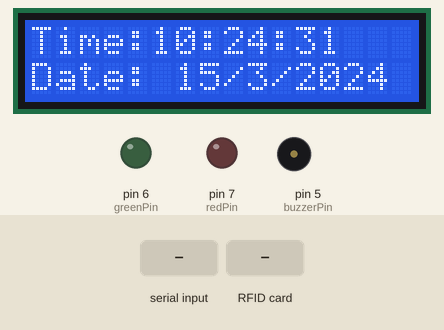
Simulated run of this sketch. Board: Arduino Uno, built with avr-gcc and run on an emulated ATmega328P. Shown: 16×2 character LCD, output pins drawn as LEDs (lit = HIGH), buzzer (waves = sounding, pin HIGH). Inputs (shaded band) come from the test bench. The local clock reads 2024-03-15 10:24:30 at power-on unless the sketch sets it; pins used as bus, display or sensor lines are not drawn; what the sketch prints to the serial monitor is not drawn.

Above: at 1.3 s.
1.4 s: "4D008CDDDAC6\n" received over Serial
At 8.1 s:
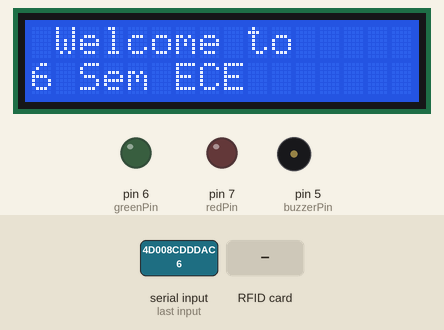
8.8 s: RFID card 4D 00 8C DD DA C6 held to the reader
At 11.4 s:
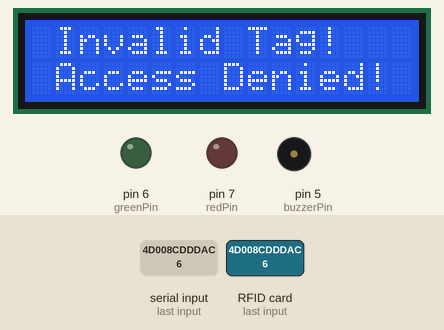
11.9 s: "4D00898B4F00\n" received over Serial
At 15.5 s:
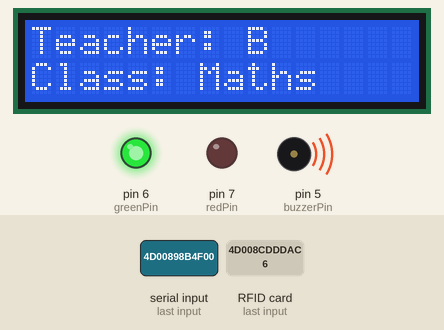
17.2 s: RFID card 83 40 23 24 held to the reader
At 19.5 s:
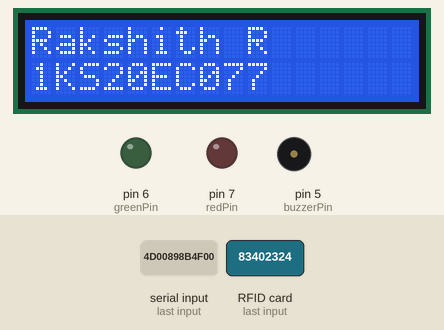
20.4 s: "4D008CDDDAC6\n" received over Serial
At 21.5 s:
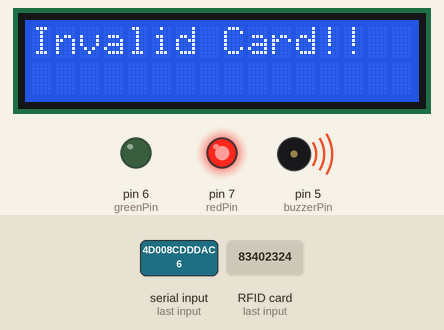
Timing chart, 0 to 23.5 s (numbered marks = the images above; inputs shaded):
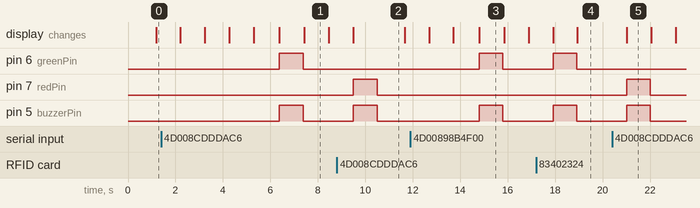

The sketch:

main.ino
```cpp
#include <SoftwareSerial.h>
#include <MFRC522.h> //library for rfid sensor
#include <RTClib.h> //library for rtc module
#include <LiquidCrystal_I2C.h>
#include <Wire.h>

//define pins for rfid sensor
#define SS_PIN 10
#define RST_PIN 9

MFRC522 mfrc522(SS_PIN, RST_PIN); // Create MFRC522 instance.
RTC_DS3231 rtc;// Instance of the class for RTC
LiquidCrystal_I2C lcd(0x27, 16, 2);
int state1 = 0;
int state2 = 0;

int greenPin = 6;
int buzzerPin = 5;
int redPin = 7;

String page = "";
char input[12];
int count = 0;
int a;
double total = 0;
int count_prod = 0;

const int numOfCards = 4;//the nuber of cards used. this can change as you want
byte cards[numOfCards][4] = {{0x83, 0x40, 0x23, 0x24},{0x43, 0x9B, 0x1F, 0x24},{0x66, 0xF1, 0x62, 0xAF},{0x53, 0x1E, 0x3A, 0x24}}; // array of UIDs of rfid cards
int n = 0;//n is for the total number of students//j is for to detect the card is valid or not
int numCard[numOfCards]; //this array content the details of cards that already detect or not .
String names[numOfCards] = {"Rakshith R","Sharath M","Shreyas P S Rao","Uday C H"};//student names
String usn[numOfCards] = {"1KS20EC077","1KS20EC093","1KS20EC098","1KS20EC108"};//student sNumbers

void setup() {
  Serial.begin(9600); // Initialize serial communications with the PC
  SPI.begin();  // Init SPI bus
  mfrc522.PCD_Init(); // Init MFRC522 card

  //setup for display option (serial monitor)
  Serial.println(F("\t\t\t Attendance for the class \n")); // introduction
  Serial.println(F("Date\t\tTime\t\tTeacher Name\tStudent Name\tUSN"));// make four columns

  pinMode(greenPin, OUTPUT);
  pinMode(buzzerPin, OUTPUT);
  pinMode(redPin, OUTPUT);

  lcd.init();
  lcd.backlight();

  //setup for RTC module
  while (!Serial); // for Leonardo/Micro/Zero
  if (! rtc.begin()) {
    Serial.println(F("Couldn't find RTC"));
    while (1);
  }

  if (rtc.lostPower()) {
    Serial.println(F("RTC lost power, lets set the time!"));
    rtc.adjust(DateTime(F(__DATE__), F(__TIME__)));
  }
}

void rfid() {

  if (Serial.available()) {
    count = 0;
    while (Serial.available() && count < 12) {
      input[count] = Serial.read();
      count++;
      delay(5);
    }
    if (count == 12)
    {
      //Attendance for Teacher 1

      if ((strncmp(input, "4D008CDDDAC6", 12) == 0) && (state1 == 0))
      {
        lcd.clear();
        lcd.setCursor(0, 0);
        lcd.print("Teacher: A");
        lcd.setCursor(0, 1);
        lcd.print("Class: English");
        digitalWrite(greenPin, HIGH);
        digitalWrite(buzzerPin, HIGH);
        delay(1000);
        digitalWrite(greenPin, LOW);
        digitalWrite(buzzerPin, LOW);
        state1 = 1;
        readRFID();
      }
      else if ((strncmp(input, "4D008CDDDAC6", 12) == 0) && (state1 == 1))
      {
        lcd.clear();
        lcd.setCursor(0, 0);
        lcd.print("Attendance taken");
        lcd.setCursor(0, 1);
        lcd.print("Student count:");
        lcd.setCursor(14,1);
        lcd.print(n);
        digitalWrite(greenPin, HIGH);
        digitalWrite(buzzerPin, HIGH);
        delay(1000);
        digitalWrite(greenPin, LOW);
        digitalWrite(buzzerPin, LOW);
        state1 = 0;
      }

      //Attendance for Teacher 2

      else if ((strncmp(input, "4D00898B4F00", 12) == 0) && (state2 == 0))
      {
        lcd.clear();
        lcd.setCursor(0, 0);
        lcd.print("Teacher: B");
        lcd.setCursor(0, 1);
        lcd.print("Class: Maths");
        digitalWrite(greenPin, HIGH);
        digitalWrite(buzzerPin, HIGH);
        delay(1000);
        digitalWrite(greenPin, LOW);
        digitalWrite(buzzerPin, LOW);
        state2 = 1;
        readRFID();
      }
      else if ((strncmp(input, "4D00898B4F00", 12) == 0) && (state2 == 1))
      {
        lcd.clear();
        lcd.setCursor(0, 0);
        lcd.print("Attendance taken");
        lcd.setCursor(0, 1);
        lcd.print("Student count:");
        lcd.setCursor(14,1);
        lcd.print(n);
        digitalWrite(greenPin, HIGH);
        digitalWrite(buzzerPin, HIGH);
        delay(1000);
        digitalWrite(greenPin, LOW);
        digitalWrite(buzzerPin, LOW);
        state2 = 0;
      }

      else
      {
        lcd.clear();
        lcd.setCursor(0, 0);
        lcd.print("Invalid Card!!");
        digitalWrite(redPin, HIGH);
        digitalWrite(buzzerPin, HIGH);
        delay(1000);
        digitalWrite(redPin, LOW);
        digitalWrite(buzzerPin, LOW);
      }
      n=0;
    }
  }
}


void printLoopLCD()
{//method for display date and time and number of students attendance to the lcd dislpay
  DateTime now = rtc.now();
  lcd.clear();
  lcd.setCursor (1, 0);
  lcd.print("Welcome to");
  lcd.setCursor (0,1);
  lcd.print("6 Sem ECE");
  delay(1000);
  lcd.clear();
  lcd.setCursor (0, 0);
  lcd.print("Time:");
  lcd.setCursor (5,0);
  myTime();
  lcd.setCursor (0, 1);
  lcd.print("Date:");
  lcd.setCursor (5, 1);
  myDate();
  delay(1000);
}

void readRFID()
{
  if (state1 == 1 || state2 == 1) {

    int j = -1;
    byte card_ID[4];//card UID size 4byte

    if ( ! mfrc522.PICC_IsNewCardPresent()) {//look for new card
      return;//got to start of loop if there is no card present
    }
    if ( ! mfrc522.PICC_ReadCardSerial()) {// Select one of the cards
      return;//if read card serial(0) returns 1, the uid struct contians the ID of the read card.
    }

    for (byte i = 0; i < mfrc522.uid.size; i++) {
      card_ID[i] = mfrc522.uid.uidByte[i];
    }

    for (int i = 0; i < numOfCards; i++) {
      if (card_ID[0] == cards[i][0] && card_ID[1] == cards[i][1] && card_ID[2] == cards[i][2] && card_ID[3] == cards[i][3]) {
        j = i;
      }
    }

    if(j == -1) {//check the card validity
      invalid();
    }

    else if (numCard[j] == 1) { //to check if the card already detect
      alreadyRead(names[j], usn[j], j);
    }

    else {
      //send data to display and save
      logCardData(names[j],usn[j], j);
    }
    delay(1000);
  }

  else
  {
    lcd.clear();
    lcd.setCursor(0, 0);
    lcd.print("Attendance not ");
    lcd.setCursor(5, 1);
    lcd.print("taken");
    delay(1000);
  }

  while((state1 == 1) && (state2 == 1))
  {
    lcd.clear();
    lcd.setCursor(0, 0);
    lcd.print("Two card read ");
    lcd.setCursor(0, 1);
    lcd.print("Simultaneously");
    digitalWrite(redPin, HIGH);
    digitalWrite(buzzerPin, HIGH);
    delay(1000);
    digitalWrite(redPin, LOW);
    digitalWrite(buzzerPin, LOW);
    Serial.println("Alert, Two cards read simantaneously!!! ");
  }
  //n=0;
}

void logCardData(String name, String usn, int j)
{
  displayAllow(name,usn);
  DateTime now = rtc.now();
  numCard[j] = 1;//put 1 in the numCard array : numCard[j]={1,1} to let the arduino know if the card was detecting
  n++;

    //display details to the console (serial monitor)
  Serial.print(now.year(),DEC); //print year
  Serial.print(F("-"));
  if(now.month()<10){Serial.print("0");Serial.print(now.month(),DEC);}
  else Serial.print(now.month(),DEC); //print month
  Serial.print(F("-"));
  if(now.day()<10){Serial.print("0");Serial.print(now.day(),DEC);} //if the day is one digit this will display it with zero in front as two digits.
  else Serial.print(now.day(),DEC);
  Serial.print(F("\t"));
  if(now.hour()<10){Serial.print("0");Serial.print(now.hour(),DEC);}
  else Serial.print(now.hour(),DEC);
  Serial.print(F(":"));
  if(now.minute()<10){Serial.print("0");Serial.print(now.minute(),DEC);}
  else Serial.print(now.minute(),DEC);
  Serial.print(F(":"));
  if(now.second()<10){Serial.print("0");Serial.print(now.second(),DEC);}
  else Serial.print(now.second(),DEC);
  Serial.print(F("\t"));
  if(state1 == 1){Serial.print("A\t\t");}
  else if(state2 == 1){Serial.print("B\t\t");}
  else Serial.print(F("\t\t"));
  Serial.print(name); //print name of student
  Serial.print(F("\t"));
  Serial.print(usn); //print usn of student
  Serial.print(F("\t"));
  Serial.println("\n");

}

void alreadyRead(String name, String usn, int j)
{
  DateTime now = rtc.now();
  numCard[j] = 0;
}

void displayAllow(String name, String usn)
{
  lcd.clear();
  lcd.setCursor (6, 0 );
  lcd.print("Welcome!");
  lcd.setCursor (1, 1 );
  lcd.print(F("Access Granted"));
  digitalWrite(greenPin, HIGH);
  digitalWrite(buzzerPin, HIGH);
  delay(1000);
  digitalWrite(greenPin, LOW);
  digitalWrite(buzzerPin, LOW);
  lcd.clear();
  lcd.setCursor (0, 0 );
  lcd.print(name);
  lcd.setCursor (0, 1 );
  lcd.print(usn);
  delay(1000);
}

void myTime()
{
  DateTime now = rtc.now();
  int Secs;
  int Minutes;
  int Hours;
  String myTime;
  Secs = now.second();
  Hours = now.hour();
  Minutes = now.minute();
  myTime = myTime + Hours + ":" + Minutes + ":" + Secs ;
  lcd.print(myTime);
  myTime = "";
}

void myDate()
{
  DateTime now = rtc.now();
  int Day;
  int Month;
  int Year;
  String myDate;
  Day = now.day();
  Month = now.month();
  Year = now.year();
  myDate = myDate + " "+ Day + "/" + Month + "/" + Year ;
  lcd.print(myDate);
  myDate = "";
}

void invalid()
{
  lcd.clear();
  lcd.setCursor (1, 0 );
  lcd.print(F("Invalid Tag!"));
  lcd.setCursor (1, 1 );
  lcd.print(F("Access Denied!"));
  digitalWrite(redPin, HIGH);
  digitalWrite(buzzerPin, HIGH);
  delay(1000);
  digitalWrite(redPin, LOW);
  digitalWrite(buzzerPin, LOW);
}

void checkTime()
{
  lcd.clear();
  lcd.setCursor (0, 0 );
  lcd.print("Session Ended");
  lcd.setCursor (3, 1 );
  lcd.print("for the day!!");
  delay(59400000);//delay for 16 hours 30 minutes
  lcd.clear();
}

void loop() {
  DateTime now = rtc.now();
  if ((now.hour() <= 8 && now.minute() <= 30 ) || now.hour() >= 16) {
    checkTime();
  }
  printLoopLCD();//print details on lcd screen(loop)
  readRFID();
  rfid();
}
```

Measured:
- after the input at 1.4 s, pin 6 (greenPin), pin 5 (buzzerPin): LOW → HIGH after 5.0 s, → LOW 1.0 s later
- after the input at 8.8 s, pin 7 (redPin), pin 5 (buzzerPin): LOW → HIGH after 0.70 s, → LOW 1.0 s later; the display: changes after 0.70 s (image 2)
- after the input at 11.9 s, pin 6 (greenPin), pin 5 (buzzerPin): LOW → HIGH after 2.9 s, → LOW 1.0 s later
- after the input at 17.2 s, pin 6 (greenPin), pin 5 (buzzerPin): LOW → HIGH after 0.71 s, → LOW 1.0 s later; the display: first changes after 0.71 s (image 4 shows a later state)
- after the input at 20.4 s, pin 7 (redPin), pin 5 (buzzerPin): LOW → HIGH after 0.62 s, → LOW 1.0 s later; the display: changes after 0.62 s (image 5)
- what the display in image 1 shows lasts 1.1 s, from 7.4 s to 8.5 s
- what the display in image 2 shows lasts 2.2 s, from 9.5 s to 11.7 s
